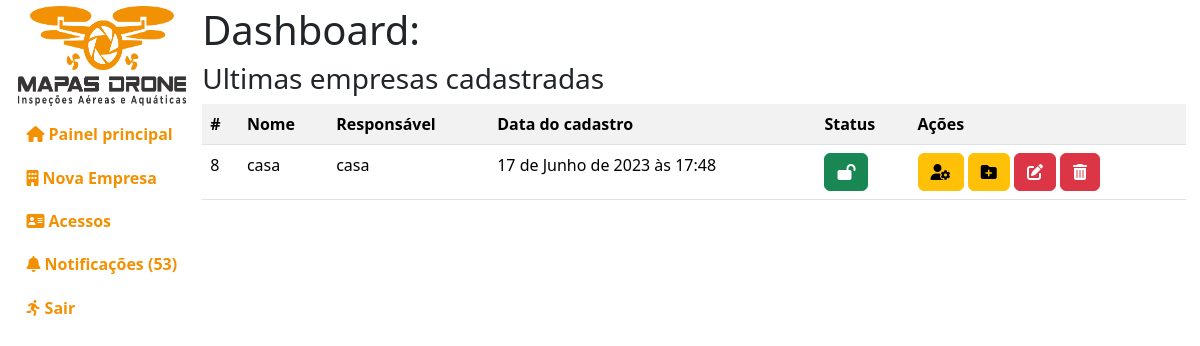
/administracao/ (signed in), run on an earlier commit of the app's database.
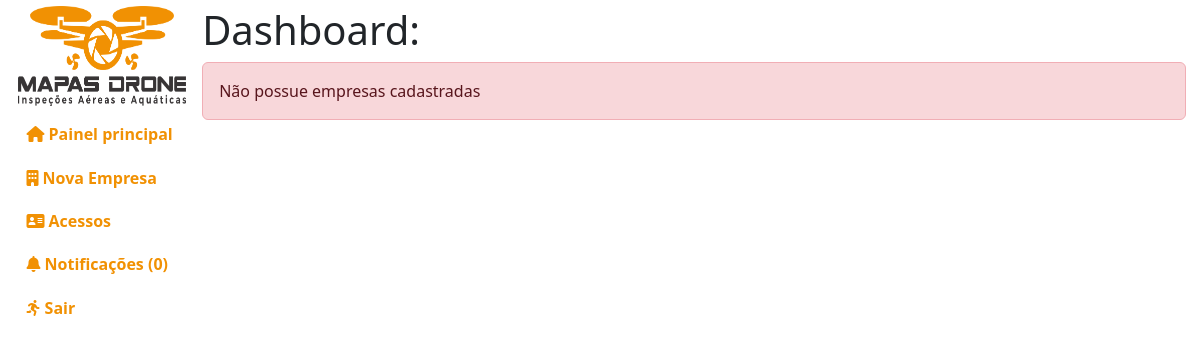
And on a later commit of the database.
### empresa/models.py (models this page shows, shortened)
class Empresa(models.Model):
    cnpj = models.CharField(max_length=18, default="", unique=True)
    slug_da_empresa = models.CharField(max_length=255, default="", unique=True)
    nome_da_empresa = models.CharField(max_length=255, default="", unique=True)
    nome_do_responsavel = models.CharField(
        max_length=255, default="", unique=True)
    telefone = models.CharField(max_length=16, default="", unique=True)
    pasta = models.CharField(max_length=255, default="")
    criado = models.DateTimeField(default=timezone.now)
    ativo = models.BooleanField(default=True)
    class Meta:
        db_table = "empresa"
        verbose_name = "Empresa"
        verbose_name_plural = "Empresas"
        ordering = ["-id"]

### administracao/views.py (the view)
# urls.py: path("", views.index),
def index(request):
    if request.user.is_authenticated and request.user.is_superuser:
        empresas = Empresa.objects.all()
        notificacoes = pega_notificacoes()
        context = {"empresas": empresas,
                   "notificacoes": notificacoes, "aviso": aviso()}
        return render(request, "administracao/public/home.html", context)
    info(request, msg="Você não tem permissão para acessar essa página!")
    return redirect("/")

### administracao/views.py (called while the page is built)
def pega_notificacoes(ordem="last"):
    notificacoes = Notificacoes.objects.all()
    return notificacoes

def aviso():
    nl = 0
    aviso = False
    for n in pega_notificacoes():
        if not n.visto:
            nl += 1
    if nl > 0:
        aviso = True
    return aviso

### templates/administracao/public/home.html (shortened to what this page needs)
{% extends 'base.html' %}
{% load static %}
{% load django_bootstrap5 %}
{% block css %}
<link rel="stylesheet" href="{% static 'index/css/administracao.css' %}">
{% endblock %}
{% block ld %}
<h1>Dashboard:</h1>
<div class="ultimas-empresas">
    {% if empresas %}
        <h3>Ultimas empresas cadastradas</h3>
        <table class="table table-striped">
            <tr>
                <th>#</th>
                <th>Nome</th>
                <th>Respons&aacute;vel</th>
                <th>Data do cadastro</th>
                <th>Status</th>
                <th>A&ccedil;&otilde;es</th>
            </tr>
            {% for empresa in empresas%}
            <tr>
                <td>{{empresa.id}}</td>
                <td>{{empresa.nome_da_empresa}}</td>
                <td>{{empresa.nome_do_responsavel}}</td>
                <td>{{empresa.criado}}</td>
                <td>
                    {% if empresa.ativo %}
                        <a class="btn btn-success" href="/empresa/ativar/{{empresa.id}}/desativar/"
                            data-toggle="tooltip" data-placement="top" title="Ativa/Desativar empresa">
                            <i class="fa-solid fa-lock-open"></i>
                        </a>
                    {% else %}
                        <a class="btn btn-danger" href="/empresa/ativar/{{empresa.id}}/ativar/"
                            data-toggle="tooltip" data-placement="top" title="Ativa/Desativar empresa">
                            <i class="fa-solid fa-lock"></i>
                        </a>
                    {% endif %}
                </td>
                <td>
                    <a class="btn btn-warning" href="usuarios/{{empresa.slug_da_empresa}}"
                        data-toggle="tooltip" data-placement="top" title="Gerenciar usu&aacute;rios">
                        <i class="fa-solid fa-user-gear"></i>
                    </a>
                    <a class="btn btn-warning" href="projetos/{{empresa.slug_da_empresa}}"
                        data-toggle="tooltip" data-placement="top" title="Gerenciar Projetos">
                        <i class="fa-solid fa-folder-plus"></i>
                    </a>
                    <a class="btn btn-danger" href="/empresa/editar/{{empresa.id}}"
                        data-toggle="tooltip" data-placement="top" title="Editar empresa">
                        <i class="fa-solid fa-pen-to-square"></i>
                    </a>
                    <a class="btn btn-danger" href="/empresa/excluir/{{empresa.id}}"
                    data-toggle="tooltip" data-placement="top" title="Excluir empresa">
                        <i class="fa-solid fa-trash-can"></i>
                    </a>
                </td>
            </tr>
            {% endfor %}
        </table>
    {% else %}
        <div class="alert alert-danger">N&atilde;o possue empresas cadastradas</div>
    {% endif %}
</div>
{% endblock %}

What changed in the data, as far as the page shows it:
removed Empresa: id "8", nome_da_empresa "casa", nome_do_responsavel "casa", criado "17 de Junho de 2023 às 17:48"
Also different on the page:
{{ notificacoes|length }}: "53" → "0"
text no longer shown: "Ultimas empresas cadastradas # Nome Responsável Data do cadastro Status Ações"
text now shown: "Não possue empresas cadastradas"
